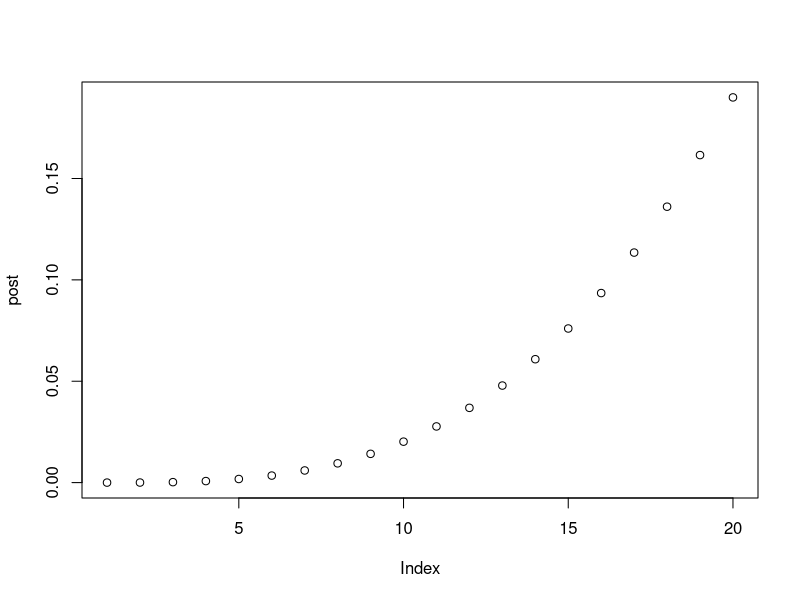
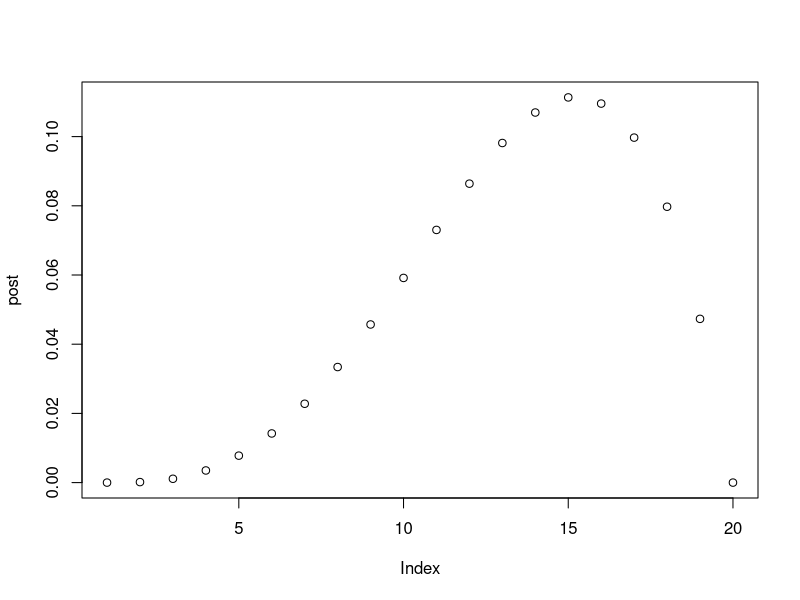
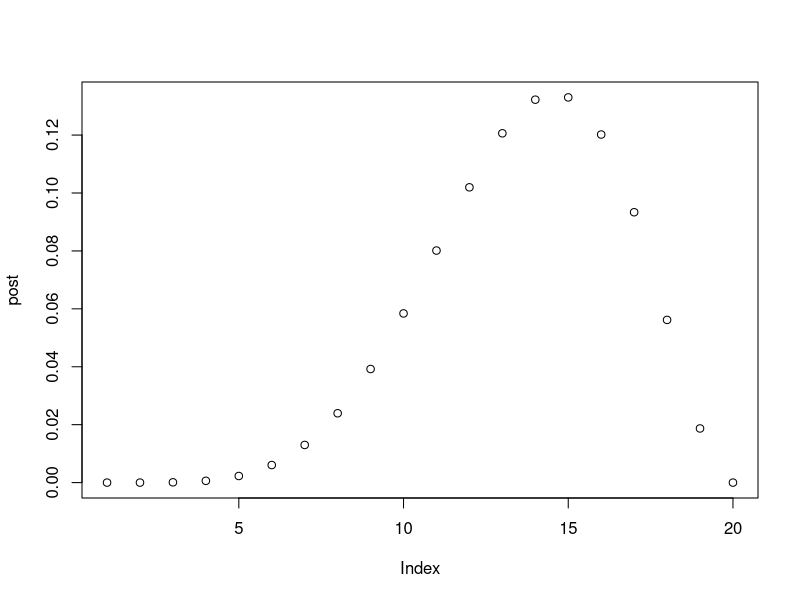
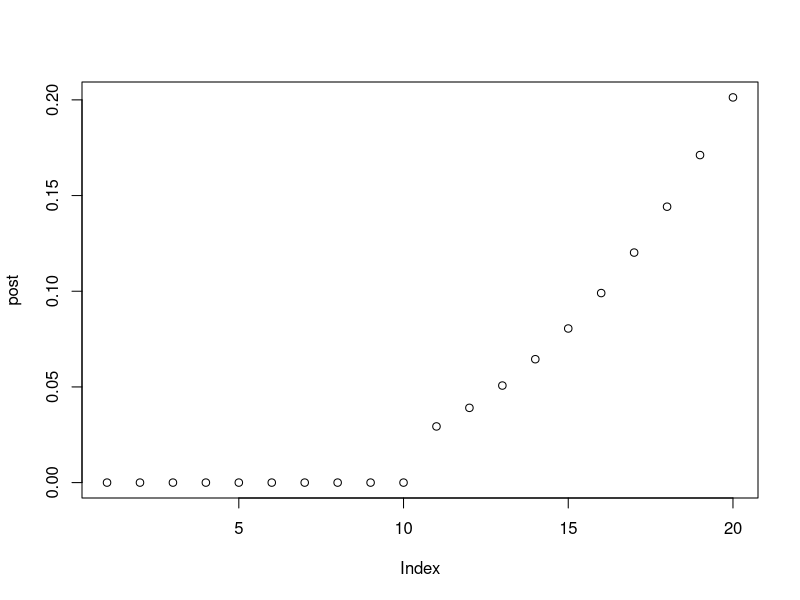
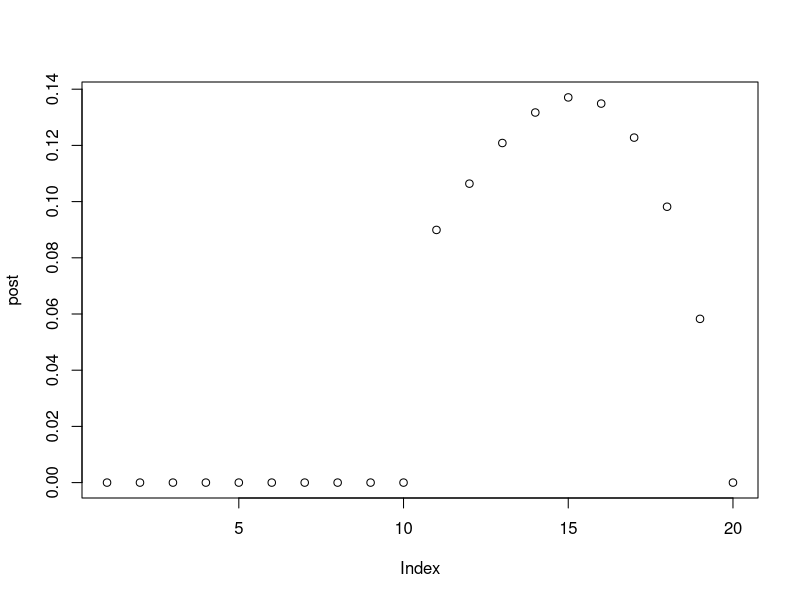
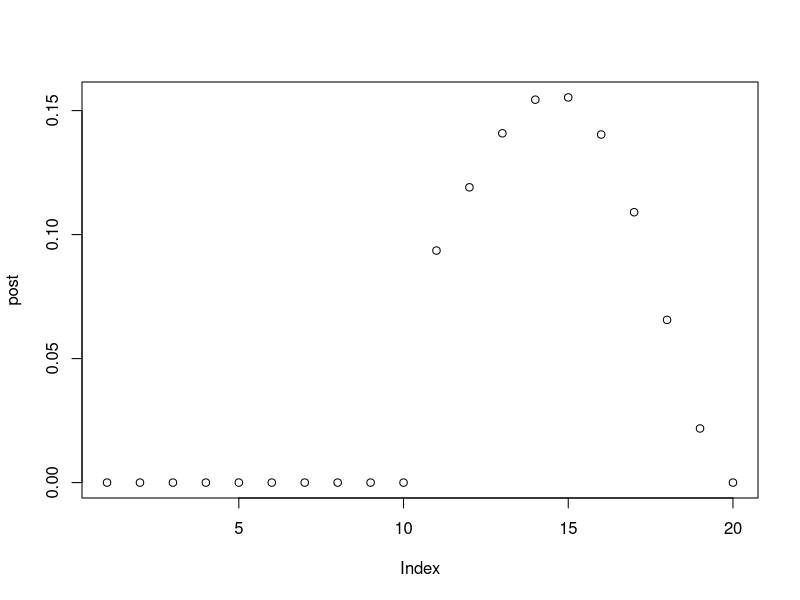

These charts were generated, in order, by the following R code:
## ---- chunk 1
library(knitr)
## ---- chunk 2
#define grid
pGrid <- seq(from = 0, to = 1, length.out = 20)
#sequence of 20 evenly spaced numbers from 0 to 1

#define prior
prior <- rep(1,20)
#number 1 x 20 times

# compute likelihood 
likelihood <- dbinom(3, size = 3, prob = pGrid)

# likelihood x prior
unstdPosterior <- likelihood*prior

#standardise
post <- unstdPosterior/sum(unstdPosterior)

plot(post)
## ---- chunk 3
#define grid
pGrid <- seq(from = 0, to = 1, length.out = 20)
#sequence of 20 evenly spaced numbers from 0 to 1

#define prior
prior <- rep(1,20)
#number 1 x 20 times

#compute likelihood 
likelihood <- dbinom(3, size = 4, prob = pGrid)

#likelihood x prior
unstdPosterior <- likelihood*prior

#standardise
post <- unstdPosterior/sum(unstdPosterior)

plot(post)
## ---- chunk 4
#define grid
pGrid <- seq(from = 0, to = 1, length.out = 20)
#sequence of 20 evenly spaced numbers from 0 to 1

#define prior
prior <- rep(1,20)
#number 1 x 20 times

#compute likelihood
likelihood <- dbinom(5, size = 7, prob = pGrid)

#likelihood x prior
unstdPosterior <- likelihood*prior

#standardise
post <- unstdPosterior/sum(unstdPosterior)

plot(post)
## ---- chunk 5
#define grid
pGrid <- seq(from = 0, to = 1, length.out = 20)
#sequence of 20 evenly spaced numbers from 0 to 1

#define prior
prior <- ifelse(pGrid<0.5,0,1)
#number 1 x 20 times

# compute likelihood 
likelihood <- dbinom(3, size = 3, prob = pGrid)

# likelihood x prior
unstdPosterior <- likelihood*prior

#standardise
post <- unstdPosterior/sum(unstdPosterior)

plot(post)
## ---- chunk 6
#define grid
pGrid <- seq(from = 0, to = 1, length.out = 20)
#sequence of 20 evenly spaced numbers from 0 to 1

#use above prior

#compute likelihood 
likelihood <- dbinom(3, size = 4, prob = pGrid)

#likelihood x prior
unstdPosterior <- likelihood*prior

#standardise
post <- unstdPosterior/sum(unstdPosterior)

plot(post)
## ---- chunk 7
#define grid
pGrid <- seq(from = 0, to = 1, length.out = 20)
#sequence of 20 evenly spaced numbers from 0 to 1

#use above prior

#compute likelihood
likelihood <- dbinom(5, size = 7, prob = pGrid)

#likelihood x prior
unstdPosterior <- likelihood*prior

#standardise
post <- unstdPosterior/sum(unstdPosterior)

plot(post)
## ---- chunk 8
##ORDER:
# BB,BW,WW

#Data 1: card 1 is black side up
#Prior = all cards equally likely to be drawn. 
prior <- c(1,1,1)
#likelihood of each card, given data
likelihood <- c(2,1,0)

unstdPosterior <- prior * likelihood

posterior <- unstdPosterior/sum(unstdPosterior)

#Data 2: card 2 is white side up
prior <- posterior

likelihood <- c(3,2,1)

unstdPosterior <- prior * likelihood

posterior <- unstdPosterior/sum(unstdPosterior)

posterior
## ---- chunk 9
#Both species equally likely
prior <- c(0.5,0.5)
#Given data (twins), plausibility of species A and species B
likelihood <- c(0.1,0.2)

unstdPosterior <- prior * likelihood

posterior <- unstdPosterior/sum(unstdPosterior)

#Likelihood of next twins?

posterior[1]*0.1 + posterior[2]*0.2
## ---- chunk 10
#prior = Pr(A|twins), Pr(B|twins)
prior <- c(0.33,0.66)
#Pr(A|single)
#(0.9*0.5)/((0.9+0.8)/2)
#Pr(B|single)
#(0.8*0.5)/((0.9+0.8)/2)
likelihood <- c(0.53,0.47)

unstdPosterior <- prior * likelihood

posterior <- unstdPosterior/sum(unstdPosterior)
posterior
## ---- chunk 11
df <- data.frame(ActualA=c(0.8,0.35), ActualB=c(0.2,0.65))
row.names(df) <- c("TestedA","TestedB")
kable(df)
## ---- chunk 12
prior <- c(0.5,0.5)
likelihood <- c(0.8,0.35)

unstdPosterior <- prior * likelihood

posterior <- unstdPosterior/sum(unstdPosterior)
posterior
## ---- chunk 13
#use test data above as new prior
prior <- posterior

#calcualted above
likelihood <- c(0.3605442,0.6394558)

unstdPosterior <- prior * likelihood

posterior <- unstdPosterior/sum(unstdPosterior)
posterior
